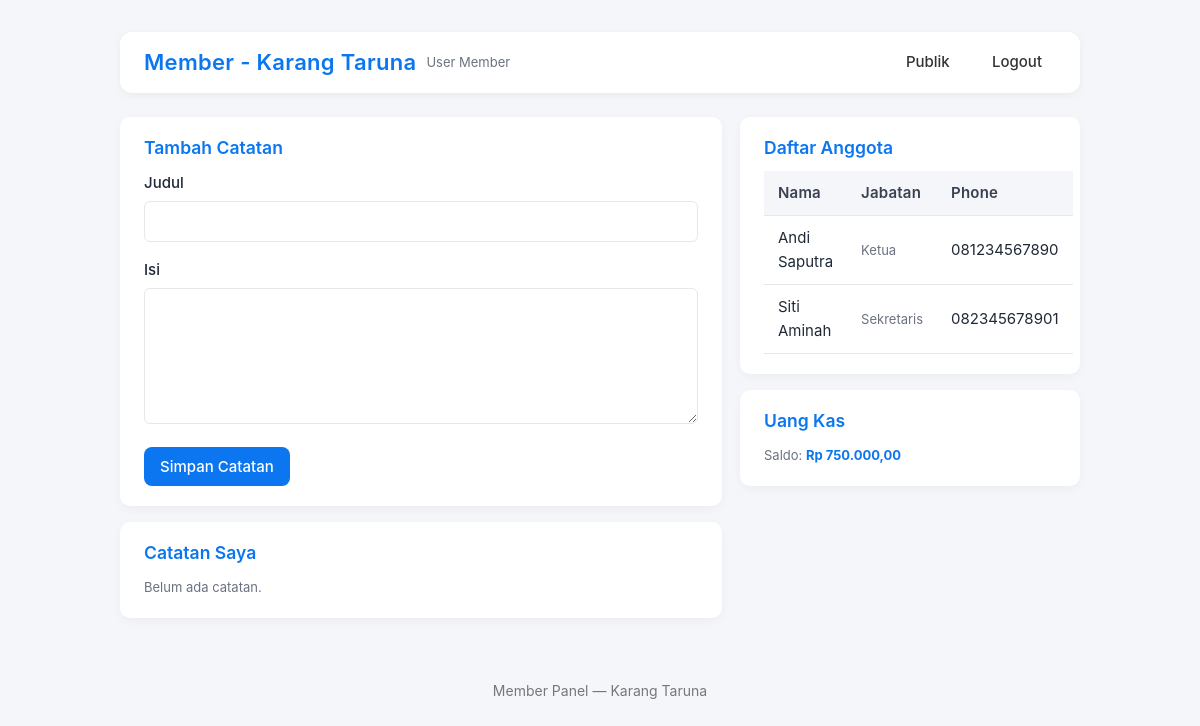
Page /dashboard_member.php (signed in) on the committed database.
### tables this page shows
CREATE TABLE IF NOT EXISTS anggota (
  id INT AUTO_INCREMENT PRIMARY KEY,
  nik VARCHAR(50),
  nama VARCHAR(150) NOT NULL,
  ttl VARCHAR(150),
  jenis_kelamin VARCHAR(10),
  alamat TEXT,
  phone VARCHAR(30),
  jabatan VARCHAR(100),
  added_at TIMESTAMP DEFAULT CURRENT_TIMESTAMP
);

### dashboard_member.php (the view, shortened to what this page needs)
<?php
require 'db.php';
$user = $_SESSION['user'];
$anggota = $conn->query("SELECT nama,jabatan,phone FROM anggota ORDER BY nama");
$kas_in = $conn->query("SELECT COALESCE(SUM(jumlah),0) as total FROM keuangan WHERE tipe='masuk'")->fetch_assoc()['total'];
$kas_out = $conn->query("SELECT COALESCE(SUM(jumlah),0) as total FROM keuangan WHERE tipe='keluar'")->fetch_assoc()['total'];
$saldo = $kas_in - $kas_out;
$my_notes = $conn->query("SELECT * FROM catatan WHERE user_id=".intval($user['id'])." ORDER BY created_at DESC");
?>
<!doctype html>
<html>
<head>
 <link rel="stylesheet" href="css/style.css">
</head>
<body>
 <div class="container">
  <div class="header">
   <div class="brand">
    <h1>Member - Karang Taruna</h1>
    <div class="small"><?= htmlspecialchars($user['full_name']) ?></div>
   </div>
   <div class="nav"><a href="index.php">Publik</a> <a href="logout.php">Logout</a></div>
  </div>
  <div class="grid">
   <div>
    <div class="card">
     <h3>Tambah Catatan</h3>
     <form method="post">
      <div class="group"><label>Judul</label><input name="judul" class="input" required></div>
      <div class="group"><label>Isi</label><textarea name="isi" rows="6" class="input" required></textarea></div>
      <div><button class="btn" name="add_note" type="submit">Simpan Catatan</button></div>
     </form>
    </div>
    <div class="card">
     <h3>Catatan Saya</h3>
     <?php if ($my_notes && $my_notes->num_rows > 0): ?>
     <?php while ($n = $my_notes->fetch_assoc()): ?>
     <div style="margin-bottom:10px; border-bottom:1px solid #eee; padding-bottom:10px">
      <strong><?= htmlspecialchars($n['judul']) ?></strong>
      <div class="small"><?= htmlspecialchars($n['created_at']) ?></div>
      <div class="small"><?= nl2br(htmlspecialchars(substr($n['isi'], 0, 400))) ?></div>
      <div style="margin-top:5px;">
       <a class="btn" href="edit_catatan.php?id=<?= intval($n['id']) ?>">Edit</a>
       <form method="post" style="display:inline" onsubmit="return confirm('Yakin ingin menghapus catatan ini?')">
        <input type="hidden" name="id" value="<?= intval($n['id']) ?>">
        <button class="btn btn-danger" name="delete_note" type="submit">Hapus</button>
       </form>
      </div>
     </div>
     <?php endwhile; ?>
     <?php else: ?>
     <div class="small">Belum ada catatan.</div>
     <?php endif; ?>
    </div>
   </div>
   <div>
    <div class="card">
     <h3>Daftar Anggota</h3>
     <table class="table">
      <thead>
       <tr>
        <th>Nama</th>
        <th>Jabatan</th>
        <th>Phone</th>
       </tr>
      </thead>
      <tbody>
       <?php while ($r = $anggota->fetch_assoc()): ?>
       <tr>
        <td><?= htmlspecialchars($r['nama']) ?></td>
        <td class="small"><?= htmlspecialchars($r['jabatan']) ?></td>
        <td><?= htmlspecialchars($r['phone']) ?></td>
       </tr>
       <?php endwhile; ?>
      </tbody>
     </table>
    </div>
    <div class="card">
     <h3>Uang Kas</h3>
     <div class="small">Saldo: <strong>Rp <?= number_format($saldo, 2, ',', '.') ?></strong></div>
    </div>
   </div>
  </div>
  <div class="footer">Member Panel — Karang Taruna</div>
 </div>
</body>
</html>

### css/style.css (style rules this page uses)
:root { --primary: #0b76ef; --muted: #f4f6f9; --card: #ffffff; --text: #1f2937; --border: #e5e7eb; --danger: #ef4444; }
* { box-sizing: border-box; font-family: "Inter", Arial, sans-serif; }
body { margin:0; background:var(--muted); color:var(--text); line-height:1.6; font-size:15px; }
.container { max-width:1000px; margin:32px auto; padding:0 20px; }
.header { display:flex; justify-content:space-between; align-items:center; margin-bottom:24px; background:var(--card); padding:16px 24px; border-radius:12px; box-shadow:0 2px 8px rgba(0,0,0,0.05); }
.brand { display:flex; align-items:center; gap:10px; }
.brand h1 { margin:0; font-size:22px; color:var(--primary); font-weight:600; letter-spacing:0.3px; }
.nav a { margin-left:10px; text-decoration:none; color:#333; padding:8px 14px; border-radius:6px; transition:all .3s; font-weight:500; }
.card { background:var(--card); padding:20px 24px; border-radius:10px; box-shadow:0 3px 10px rgba(0,0,0,0.04); margin-bottom:16px; }
.card h2, .card h3 { margin-top:0; color:var(--primary); font-weight:600; margin-bottom:12px; }
h1,h2,h3,h4 { line-height:1.3; }
strong { color:var(--primary); }
.table { width:100%; border-collapse:collapse; margin-top:8px; }
.table th, .table td { padding:10px 14px; border-bottom:1px solid var(--border); text-align:left; vertical-align:middle; }
.table th { background:var(--muted); font-weight:600; color:#374151; letter-spacing:0.2px; }
.group { margin-bottom:16px; }
.group label { display:block; font-weight:500; margin-bottom:6px; }
input, textarea, select { width:100%; padding:10px 12px; border:1px solid var(--border); border-radius:6px; font-size:15px; transition:border-color .2s; background:#fff; }
textarea { resize:vertical; }
button, .btn { display:inline-block; padding:10px 16px; border:none; border-radius:8px; background:#0b76ef; color:#fff; font-size:15px; font-weight:500; cursor:pointer; transition:background .25s, transform .2s; text-align:center; }
.footer { margin-top:32px; padding:14px; text-align:center; color:#777; font-size:14px; }
.grid { display:grid; grid-template-columns:1fr 340px; gap:18px; }
.small { font-size:13px; color:#6b7280; }

### rows in the picture
anggota: nama "Andi Saputra", jabatan "Ketua", phone "081234567890"
anggota: nama "Siti Aminah", jabatan "Sekretaris", phone "082345678901"

### other values in the picture
$user['full_name'] "User Member"
$saldo "750.000,00"
